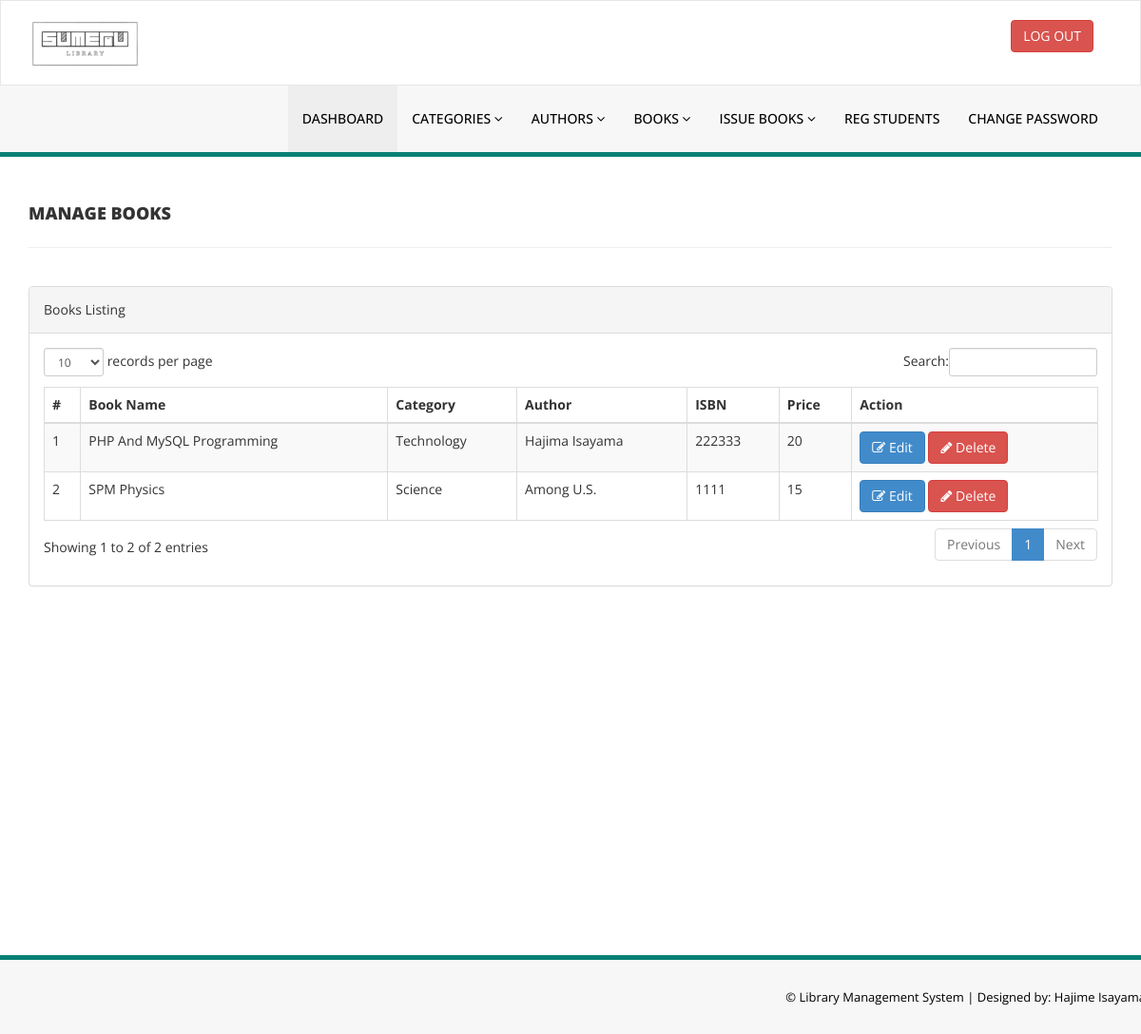
The app's page /library/admin/manage-books.php (signed in) with its own data.
### tables this page shows
CREATE TABLE `books` (
  `id` int(11) NOT NULL,
  `book_name` varchar(255) DEFAULT NULL,
  `category_id` int(11) DEFAULT NULL,
  `author_id` int(11) DEFAULT NULL,
  `isbn_number` int(11) DEFAULT NULL,
  `book_price` int(11) DEFAULT NULL,
  `register_date` timestamp NULL DEFAULT current_timestamp(),
  `updation_date` timestamp NULL DEFAULT NULL ON UPDATE current_timestamp()
);

CREATE TABLE `category` (
  `id` int(11) NOT NULL,
  `category_name` varchar(150) DEFAULT NULL,
  `status` int(1) DEFAULT NULL,
  `creation_date` timestamp NULL DEFAULT current_timestamp(),
  `updation_date` timestamp NULL DEFAULT '0000-00-00 00:00:00' ON UPDATE current_timestamp()
);

CREATE TABLE `authors` (
  `id` int(11) NOT NULL,
  `author_name` varchar(159) DEFAULT NULL,
  `creation_date` timestamp NULL DEFAULT current_timestamp(),
  `updation_date` timestamp NULL DEFAULT NULL ON UPDATE current_timestamp()
);

### library/admin/manage-books.php (the view, shortened to what this page needs)
<?php
include('includes/config.php');
if (strlen($_SESSION['alogin']) == 0) {
    header('location:index.php');
} else {
    ?>
    <!DOCTYPE html>
    <html xmlns="http://www.w3.org/1999/xhtml">
    <head>
        <link href="assets/css/bootstrap.css" rel="stylesheet" />
        <link href="assets/css/font-awesome.css" rel="stylesheet" />
        <link href="assets/js/dataTables/dataTables.bootstrap.css" rel="stylesheet" />
        <link href="assets/css/style.css" rel="stylesheet" />
    </head>
    <body>
        <?php include('includes/header.php'); ?>
        <div class="content-wrapper">
            <div class="container">
                <div class="row pad-botm">
                    <div class="col-md-12">
                        <h4 class="header-line">Manage Books</h4>
                    </div>
                    <div class="row">
                    </div>
                </div>
                <div class="row">
                    <div class="col-md-12">
                        <div class="panel panel-default">
                            <div class="panel-heading">
                                Books Listing
                            </div>
                            <div class="panel-body">
                                <div class="table-responsive">
                                    <table class="table table-striped table-bordered table-hover" id="dataTables-example">
                                        <thead>
                                            <tr>
                                                <th>#</th>
                                                <th>Book Name</th>
                                                <th>Category</th>
                                                <th>Author</th>
                                                <th>ISBN</th>
                                                <th>Price</th>
                                                <th>Action</th>
                                            </tr>
                                        </thead>
                                        <tbody>
                                            <?php
                                            $sql = "SELECT books.book_name, category.category_name, authors.author_name, books.isbn_number, books.book_price, books.id as bookid FROM  books
                                            JOIN category ON category.id = books.category_id
                                            JOIN authors ON authors.id = books.author_id";
                                            $query = $dbh->prepare($sql);
                                            $query->execute();
                                            $results = $query->fetchAll(PDO::FETCH_OBJ);
                                            $cnt = 1;
                                            if ($query->rowCount() > 0) {
                                                foreach ($results as $result) {
                                            ?>
                                                    <tr class="odd gradeX">
                                                        <td class="center"><?php echo htmlentities($cnt); ?></td>
                                                        <td class="center"><?php echo htmlentities($result->book_name); ?></td>
                                                        <td class="center"><?php echo htmlentities($result->category_name); ?></td>
                                                        <td class="center"><?php echo htmlentities($result->author_name); ?></td>
                                                        <td class="center"><?php echo htmlentities($result->isbn_number); ?></td>
                                                        <td class="center"><?php echo htmlentities($result->book_price); ?></td>
                                                        <td class="center">
                                                            <a href="edit-book.php?bookid=<?php echo htmlentities($result->bookid); ?>"><button class="btn btn-primary"><i class="fa fa-edit "></i> Edit</button></a>
                                                            <a href="manage-books.php?del=<?php echo htmlentities($result->bookid); ?>" onclick="return confirm('Are you sure you want to delete?');"><button class="btn btn-danger"><i class="fa fa-pencil"></i> Delete</button></a>
                                                        </td>
                                                    </tr>
                                            <?php
                                                    $cnt = $cnt + 1;
                                                }
                                            }
                                            ?>
                                        </tbody>
                                    </table>
                                </div>
                            </div>
                        </div>
                    </div>
                </div>
            </div>
        </div>
        <?php include('includes/footer.php'); ?>
    </body>
    </html>
<?php } ?>

### library/admin/assets/css/style.css (style rules this page uses)
.content-wrapper { margin-top: 40px; min-height: 800px; padding-bottom: 90px; }
.header-line { font-weight: 900; padding-bottom: 25px; border-bottom: 1px solid #eeeeee; text-transform: uppercase; }
.pad-botm { padding-bottom: 30px; }

### records on screen
books: book_name "PHP And MySQL Programming", category.category_name "Technology", author.author_name "Hajima Isayama", isbn_number "222333", book_price "20"
books: book_name "SPM Physics", category.category_name "Science", author.author_name "Among U.S.", isbn_number "1111", book_price "15"
